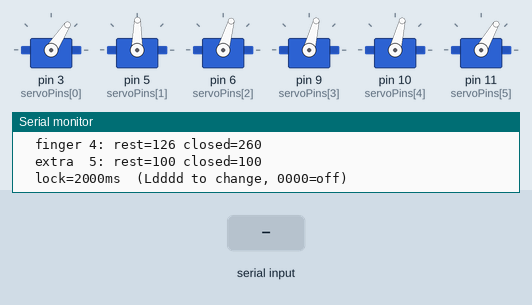
This sketch was run on a simulated Arduino Uno, built with avr-gcc and run on an emulated ATmega328P. On the bench: 6 × servo, the last lines printed to the serial monitor. The inputs (shaded band) are chosen by the test bench.

Above: at 1.2 s.
1.3 s: "D90\n" received over Serial
At 2.5 s:
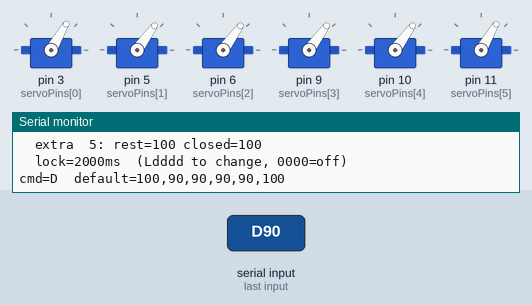
2.8 s: "A5090\n" received over Serial
At 3.8 s:
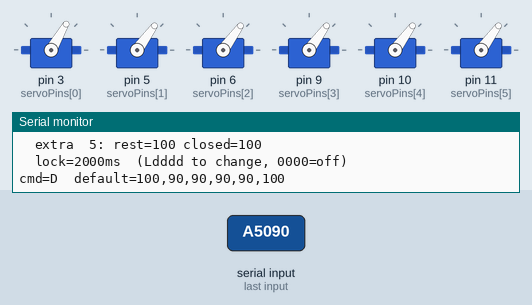
4.3 s: "D,45\n" received over Serial
At 5.0 s:
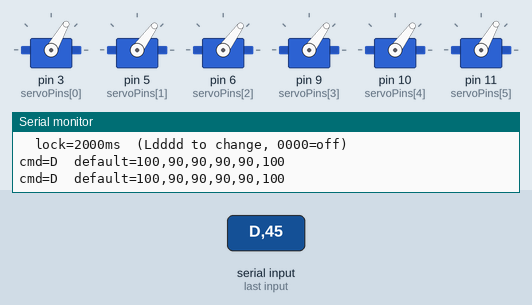
Timing chart, 0 to 7.3 s (numbered marks = the images above; inputs shaded):
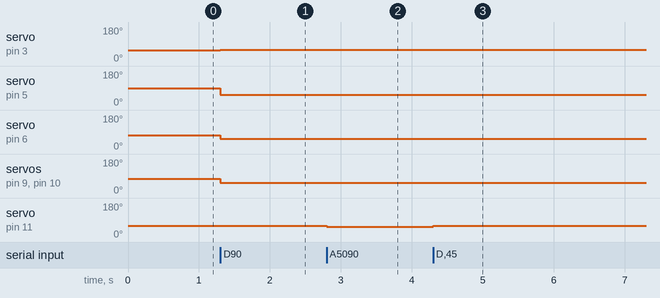

Measured:
- after the input at 1.3 s, servo on pin 3 (servoPins[0]): 57° → 60° at once; servo on pin 5 (servoPins[1]): 89° → 54° at once; servo on pin 6 (servoPins[2]): 74° → 54° at once; servo on pin 9 (servoPins[3]), servo on pin 10 (servoPins[4]): 76° → 54° at once
- after the input at 2.8 s, servo on pin 11 (servoPins[5]): 60° → 54° at once
- after the input at 4.3 s, servo on pin 11 (servoPins[5]): 54° → 60° at once

The sketch:

hand_servos.ino
```cpp
// Per-finger hand controller. 5 fingers + 1 extra servo (pin 11).
// Calibrated for PDI-6225MG (300 deg range, 500..2500 us pulse width).
//
// Bit semantics:
//   bit 0 -> REST_ANGLE[i]   (relaxed / extended -- finger open)
//   bit 1 -> CLOSED_ANGLE[i] (fully flexed / curled)
//
// Protocol (angles are physical degrees, 0..300):
//   F<b0><b1><b2><b3><b4>   per-finger bits, order = thumb,index,middle,ring,pinky.
//                           Each servo locks for servoLockMs after a change
//                           (0 = no lock; see L command).
//   L<dddd>                 set per-finger lock duration in ms, 4 ASCII digits
//                           0000..9999. 0000 disables lock on F commands.
//   A<i><3 digits>          write raw angle 0..300 to servo i (0..5).
//                           Index 5 = pin 11 extra servo.
//                           No lockout. Calibration / manual control.
//                           e.g. "A5090" = pin 11 to 90 deg.
//   D                       park all servos at DEFAULT_ANGLE (keeps torque).
//   S                       stop -- detach all servos (no torque).
// Any F, A, or D after S re-attaches.

#include <Servo.h>

const int NUM_FINGERS = 5;        // F<bits> only addresses these
const int NUM_SERVOS  = 6;        // total servos including pin 11 extra
const int servoPins[NUM_SERVOS] = {3, 5, 6, 9, 10, 11};

// PDI-6225MG: 300 deg, 500..2500 us pulse width.
const int   SERVO_MAX_DEG = 300;
const int   SERVO_US_MIN  = 500;
const int   SERVO_US_MAX  = 2500;

// Per-finger calibrated angles (physical degrees, measured via slider UI).
// Order: thumb, index, middle, ring, pinky, extra(pin 11).
// Pin 11's REST/CLOSED are placeholders -- tune them with the slider UI.
// REST_ANGLE   = [ 95, 148, 124, 126, 126]

const int REST_ANGLE[NUM_SERVOS]   = { 95, 148, 124, 126, 126, 100};  // bit 0
const int DEFAULT_ANGLE[NUM_SERVOS] = {100,  90,  90,  90,  90, 100};  // park on exit
const int CLOSED_ANGLE[NUM_SERVOS] = { 37,   0, 250, 260, 260, 100};  // bit 1
// pin 11 (index 5): both endpoints set to 100 -- it never moves from there.

// Default 2000 ms; Python can override at runtime with L2000 / L0000 etc.
unsigned long servoLockMs = 2000;

Servo servos[NUM_SERVOS];
int currentBit[NUM_FINGERS] = {0, 0, 0, 0, 0};
unsigned long lastChange[NUM_FINGERS] = {0, 0, 0, 0, 0};
bool attached = false;

int angleToUs(int deg) {
  if (deg < 0) deg = 0;
  if (deg > SERVO_MAX_DEG) deg = SERVO_MAX_DEG;
  long span = (long)(SERVO_US_MAX - SERVO_US_MIN);
  return (int)(SERVO_US_MIN + (long)deg * span / SERVO_MAX_DEG);
}

void attachAll() {
  for (int i = 0; i < NUM_SERVOS; i++) {
    servos[i].attach(servoPins[i], SERVO_US_MIN, SERVO_US_MAX);
  }
  attached = true;
}

void detachAll() {
  for (int i = 0; i < NUM_SERVOS; i++) servos[i].detach();
  attached = false;
}

void writeFinger(int i, int bit) {
  int angle = bit ? CLOSED_ANGLE[i] : REST_ANGLE[i];
  servos[i].writeMicroseconds(angleToUs(angle));
}

void printState(char cmd) {
  Serial.print("cmd=");
  Serial.print(cmd);
  Serial.print("  bits=");
  for (int i = 0; i < NUM_FINGERS; i++) Serial.print(currentBit[i]);
  Serial.println();
}

void writeDefaultAngles() {
  if (!attached) attachAll();
  for (int i = 0; i < NUM_SERVOS; i++) {
    servos[i].writeMicroseconds(angleToUs(DEFAULT_ANGLE[i]));
  }
  for (int i = 0; i < NUM_FINGERS; i++) currentBit[i] = 0;
  Serial.print("cmd=D  default=");
  for (int i = 0; i < NUM_SERVOS; i++) {
    if (i) Serial.print(',');
    Serial.print(DEFAULT_ANGLE[i]);
  }
  Serial.println();
}

void setup() {
  Serial.begin(115200);
  // Cap readBytes() stalls at 20 ms so a partial command can't freeze loop()
  // for the default 1 s while the host's RX buffer overflows.
  Serial.setTimeout(20);
  attachAll();
  unsigned long now = millis();
  for (int i = 0; i < NUM_FINGERS; i++) {
    currentBit[i] = 0;             // start at rest (open hand) -- bit 0 = REST
    lastChange[i] = (servoLockMs > 0) ? (now - servoLockMs) : 0UL; // first F not blocked
    writeFinger(i, 0);
  }
  // Pin 11 (extra) is parked at 100 deg and never moved by F/A handlers below.
  servos[5].writeMicroseconds(angleToUs(100));
  Serial.print("READY  6 servos on pins {3,5,6,9,10,11}  range=0..");
  Serial.print(SERVO_MAX_DEG);
  Serial.println("deg");
  for (int i = 0; i < NUM_SERVOS; i++) {
    Serial.print(i == 5 ? "  extra  " : "  finger "); Serial.print(i);
    Serial.print(": rest="); Serial.print(REST_ANGLE[i]);
    Serial.print(" closed="); Serial.println(CLOSED_ANGLE[i]);
  }
  Serial.print("  lock="); Serial.print(servoLockMs);
  Serial.println("ms  (Ldddd to change, 0000=off)");
}

void loop() {
  if (Serial.available() <= 0) return;

  char cmd = Serial.read();

  if (cmd == 'D' || cmd == 'd') {
    writeDefaultAngles();
    return;
  }

  if (cmd == 'S' || cmd == 's') {
    detachAll();
    Serial.println("cmd=S  detached");
    return;
  }

  if (cmd == 'L' || cmd == 'l') {
    // L#### : set servo lock duration in ms (0000 = no lock on F handler).
    char b[4];
    if (Serial.readBytes(b, 4) != 4) return;
    for (int k = 0; k < 4; k++) {
      if (b[k] < '0' || b[k] > '9') return;
    }
    unsigned long v = (b[0] - '0') * 1000UL + (b[1] - '0') * 100UL
                    + (b[2] - '0') * 10UL + (b[3] - '0');
    servoLockMs = v;
    unsigned long nowL = millis();
    for (int i = 0; i < NUM_FINGERS; i++) {
      lastChange[i] = (servoLockMs > 0) ? (nowL - servoLockMs) : 0UL;
    }
    Serial.print("cmd=L  lock="); Serial.print(servoLockMs);
    Serial.println("ms");
    return;
  }

  if (cmd == 'A' || cmd == 'a') {
    // A<i><3 digits>: raw angle in 0..SERVO_MAX_DEG, bypass lockout.
    char buf[4];
    int n = Serial.readBytes(buf, 4);
    if (n != 4) return;
    int i = buf[0] - '0';
    if (i < 0 || i >= NUM_SERVOS) return;   // 0..4 fingers, 5 = extra (pin 11)
    if (buf[1] < '0' || buf[1] > '9' ||
        buf[2] < '0' || buf[2] > '9' ||
        buf[3] < '0' || buf[3] > '9') return;
    int a = (buf[1]-'0')*100 + (buf[2]-'0')*10 + (buf[3]-'0');
    if (a < 0 || a > SERVO_MAX_DEG) return;
    if (!attached) attachAll();
    servos[i].writeMicroseconds(angleToUs(a));
    // No echo for A: at ~300 cmds/s the per-command print saturates the
    // serial link, fills the RX buffer, drops bytes, and triggers
    // readBytes() timeouts that freeze the loop for seconds.
    return;
  }

  if (cmd == 'F' || cmd == 'f') {
    char buf[NUM_FINGERS];
    int n = Serial.readBytes(buf, NUM_FINGERS);
    if (n != NUM_FINGERS) return;
    if (!attached) attachAll();
    unsigned long now = millis();
    bool changed = false;
    for (int i = 0; i < NUM_FINGERS; i++) {
      if (buf[i] != '0' && buf[i] != '1') continue;
      int newBit = buf[i] - '0';
      if (newBit == currentBit[i]) continue;
      if (servoLockMs > 0 && (unsigned long)(now - lastChange[i]) < servoLockMs) continue;
      currentBit[i] = newBit;
      lastChange[i] = now;
      writeFinger(i, newBit);
      changed = true;
    }
    if (changed) printState('F');
  }
  // unknown bytes (newline, etc.) silently ignored
}
```
